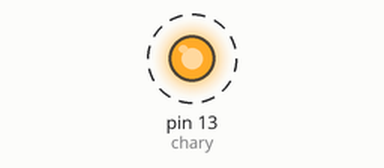
Recording of a sketch running on a simulated Arduino Uno, built with avr-gcc and run on an emulated ATmega328P. Parts: output pins drawn as LEDs (lit = HIGH). Dashed ring = blinking.

Above: at 0.5 s.
Timing chart, 0 to 3.5 s (numbered marks = the images above):
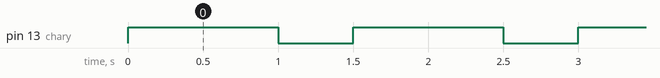

The sketch:

sketch_jan20a.ino
```cpp
int chary=13;
void setup() {
  // put your setup code here, to run once:

  pinMode(chary,OUTPUT);

}

void loop() {
  // put your main code here, to run repeatedly:
  digitalWrite(chary,HIGH);
  delay(1000);
  digitalWrite(chary,LOW);
  delay(500);

}
```

Measured:
- by itself, pin 13 (chary): alternates HIGH for 1.0 s and LOW for 0.50 s
